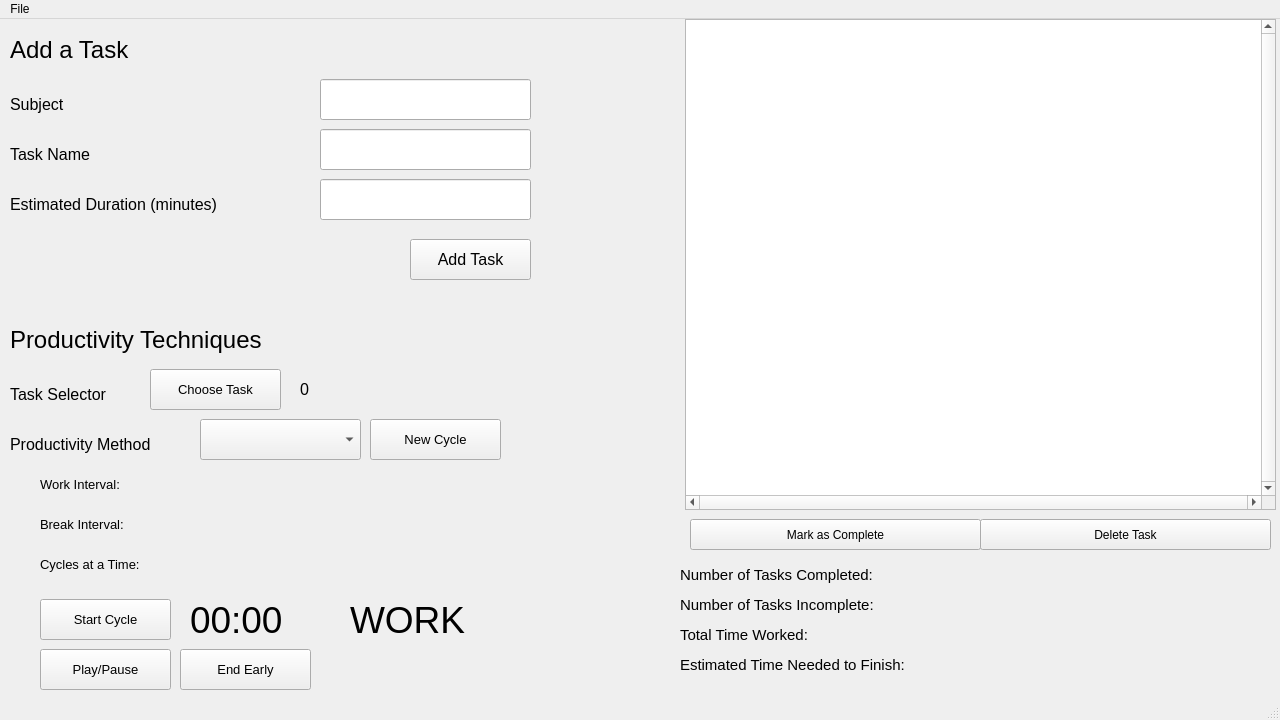
<?xml version="1.0" encoding="UTF-8"?>
<ui version="4.0">
 <class>MainWindow</class>
 <widget class="QMainWindow" name="MainWindow">
  <property name="geometry">
   <rect>
    <x>0</x>
    <y>0</y>
    <width>1280</width>
    <height>720</height>
   </rect>
  </property>
  <property name="sizePolicy">
   <sizepolicy hsizetype="Expanding" vsizetype="Expanding">
    <horstretch>0</horstretch>
    <verstretch>0</verstretch>
   </sizepolicy>
  </property>
  <property name="windowTitle">
   <string>ToDoPlus</string>
  </property>
  <widget class="QWidget" name="centralwidget">
   <widget class="QTableWidget" name="tasksTable">
    <property name="geometry">
     <rect>
      <x>685</x>
      <y>0</y>
      <width>591</width>
      <height>491</height>
     </rect>
    </property>
    <property name="verticalScrollBarPolicy">
     <enum>Qt::ScrollBarAlwaysOn</enum>
    </property>
    <property name="horizontalScrollBarPolicy">
     <enum>Qt::ScrollBarAlwaysOn</enum>
    </property>
    <property name="sizeAdjustPolicy">
     <enum>QAbstractScrollArea::AdjustToContents</enum>
    </property>
    <property name="columnCount">
     <number>0</number>
    </property>
    <attribute name="horizontalHeaderCascadingSectionResizes">
     <bool>true</bool>
    </attribute>
    <attribute name="horizontalHeaderMinimumSectionSize">
     <number>45</number>
    </attribute>
   </widget>
   <widget class="QLabel" name="taskHeader">
    <property name="geometry">
     <rect>
      <x>10</x>
      <y>10</y>
      <width>161</width>
      <height>41</height>
     </rect>
    </property>
    <property name="font">
     <font>
      <pointsize>18</pointsize>
     </font>
    </property>
    <property name="text">
     <string>Add a Task</string>
    </property>
   </widget>
   <widget class="QLabel" name="subjectLabel">
    <property name="geometry">
     <rect>
      <x>10</x>
      <y>70</y>
      <width>111</width>
      <height>31</height>
     </rect>
    </property>
    <property name="font">
     <font>
      <pointsize>12</pointsize>
     </font>
    </property>
    <property name="text">
     <string>Subject</string>
    </property>
   </widget>
   <widget class="QLabel" name="taskLabel">
    <property name="geometry">
     <rect>
      <x>10</x>
      <y>120</y>
      <width>111</width>
      <height>31</height>
     </rect>
    </property>
    <property name="font">
     <font>
      <pointsize>12</pointsize>
     </font>
    </property>
    <property name="text">
     <string>Task Name</string>
    </property>
   </widget>
   <widget class="QLabel" name="timeLabel">
    <property name="geometry">
     <rect>
      <x>10</x>
      <y>170</y>
      <width>271</width>
      <height>31</height>
     </rect>
    </property>
    <property name="font">
     <font>
      <pointsize>12</pointsize>
     </font>
    </property>
    <property name="text">
     <string>Estimated Duration (minutes)</string>
    </property>
   </widget>
   <widget class="QLineEdit" name="subjectBox">
    <property name="geometry">
     <rect>
      <x>320</x>
      <y>60</y>
      <width>211</width>
      <height>41</height>
     </rect>
    </property>
   </widget>
   <widget class="QLineEdit" name="taskBox">
    <property name="geometry">
     <rect>
      <x>320</x>
      <y>110</y>
      <width>211</width>
      <height>41</height>
     </rect>
    </property>
   </widget>
   <widget class="QLineEdit" name="timeBox">
    <property name="geometry">
     <rect>
      <x>320</x>
      <y>160</y>
      <width>211</width>
      <height>41</height>
     </rect>
    </property>
   </widget>
   <widget class="QPushButton" name="addTaskButton">
    <property name="geometry">
     <rect>
      <x>410</x>
      <y>220</y>
      <width>121</width>
      <height>41</height>
     </rect>
    </property>
    <property name="font">
     <font>
      <pointsize>12</pointsize>
     </font>
    </property>
    <property name="text">
     <string>Add Task</string>
    </property>
   </widget>
   <widget class="QLabel" name="productivityHeader">
    <property name="geometry">
     <rect>
      <x>10</x>
      <y>300</y>
      <width>321</width>
      <height>41</height>
     </rect>
    </property>
    <property name="font">
     <font>
      <pointsize>18</pointsize>
     </font>
    </property>
    <property name="text">
     <string>Productivity Techniques</string>
    </property>
   </widget>
   <widget class="QLabel" name="chooseTaskLabel">
    <property name="geometry">
     <rect>
      <x>10</x>
      <y>360</y>
      <width>131</width>
      <height>31</height>
     </rect>
    </property>
    <property name="font">
     <font>
      <pointsize>12</pointsize>
     </font>
    </property>
    <property name="text">
     <string>Task Selector</string>
    </property>
   </widget>
   <widget class="QPushButton" name="chooseButton">
    <property name="geometry">
     <rect>
      <x>150</x>
      <y>350</y>
      <width>131</width>
      <height>41</height>
     </rect>
    </property>
    <property name="font">
     <font>
      <pointsize>10</pointsize>
     </font>
    </property>
    <property name="text">
     <string>Choose Task</string>
    </property>
   </widget>
   <widget class="QLabel" name="productivityLabel">
    <property name="geometry">
     <rect>
      <x>10</x>
      <y>410</y>
      <width>181</width>
      <height>31</height>
     </rect>
    </property>
    <property name="font">
     <font>
      <pointsize>12</pointsize>
     </font>
    </property>
    <property name="text">
     <string>Productivity Method</string>
    </property>
   </widget>
   <widget class="QComboBox" name="productivityChoose">
    <property name="geometry">
     <rect>
      <x>200</x>
      <y>400</y>
      <width>161</width>
      <height>41</height>
     </rect>
    </property>
    <property name="currentText">
     <string extracomment="Choose a Method"/>
    </property>
   </widget>
   <widget class="QLabel" name="workLabel">
    <property name="geometry">
     <rect>
      <x>40</x>
      <y>450</y>
      <width>581</width>
      <height>31</height>
     </rect>
    </property>
    <property name="font">
     <font>
      <pointsize>10</pointsize>
     </font>
    </property>
    <property name="text">
     <string>Work Interval: </string>
    </property>
   </widget>
   <widget class="QLabel" name="breakLabel">
    <property name="geometry">
     <rect>
      <x>40</x>
      <y>490</y>
      <width>561</width>
      <height>31</height>
     </rect>
    </property>
    <property name="font">
     <font>
      <pointsize>10</pointsize>
     </font>
    </property>
    <property name="text">
     <string>Break Interval: </string>
    </property>
   </widget>
   <widget class="QLabel" name="cyclesLabel">
    <property name="geometry">
     <rect>
      <x>40</x>
      <y>530</y>
      <width>581</width>
      <height>31</height>
     </rect>
    </property>
    <property name="font">
     <font>
      <pointsize>10</pointsize>
     </font>
    </property>
    <property name="text">
     <string>Cycles at a Time: </string>
    </property>
   </widget>
   <widget class="QPushButton" name="completeButton">
    <property name="geometry">
     <rect>
      <x>690</x>
      <y>500</y>
      <width>291</width>
      <height>31</height>
     </rect>
    </property>
    <property name="text">
     <string>Mark as Complete</string>
    </property>
   </widget>
   <widget class="QPushButton" name="deleteButton">
    <property name="geometry">
     <rect>
      <x>980</x>
      <y>500</y>
      <width>291</width>
      <height>31</height>
     </rect>
    </property>
    <property name="text">
     <string>Delete Task</string>
    </property>
   </widget>
   <widget class="QLabel" name="taskChosenLabel">
    <property name="geometry">
     <rect>
      <x>300</x>
      <y>350</y>
      <width>291</width>
      <height>41</height>
     </rect>
    </property>
    <property name="font">
     <font>
      <pointsize>12</pointsize>
     </font>
    </property>
    <property name="text">
     <string>0</string>
    </property>
   </widget>
   <widget class="QLabel" name="completeLabel">
    <property name="geometry">
     <rect>
      <x>680</x>
      <y>540</y>
      <width>581</width>
      <height>31</height>
     </rect>
    </property>
    <property name="font">
     <font>
      <pointsize>11</pointsize>
     </font>
    </property>
    <property name="text">
     <string>Number of Tasks Completed:</string>
    </property>
   </widget>
   <widget class="QLabel" name="incompleteLabel">
    <property name="geometry">
     <rect>
      <x>680</x>
      <y>570</y>
      <width>571</width>
      <height>31</height>
     </rect>
    </property>
    <property name="font">
     <font>
      <pointsize>11</pointsize>
     </font>
    </property>
    <property name="text">
     <string>Number of Tasks Incomplete:</string>
    </property>
   </widget>
   <widget class="QLabel" name="timeWorkedLabel">
    <property name="geometry">
     <rect>
      <x>680</x>
      <y>600</y>
      <width>571</width>
      <height>31</height>
     </rect>
    </property>
    <property name="font">
     <font>
      <pointsize>11</pointsize>
     </font>
    </property>
    <property name="text">
     <string>Total Time Worked:</string>
    </property>
   </widget>
   <widget class="QLabel" name="timeNeededLabel">
    <property name="geometry">
     <rect>
      <x>680</x>
      <y>630</y>
      <width>581</width>
      <height>31</height>
     </rect>
    </property>
    <property name="font">
     <font>
      <pointsize>11</pointsize>
     </font>
    </property>
    <property name="text">
     <string>Estimated Time Needed to Finish:</string>
    </property>
   </widget>
   <widget class="QPushButton" name="timerButton">
    <property name="geometry">
     <rect>
      <x>40</x>
      <y>580</y>
      <width>131</width>
      <height>41</height>
     </rect>
    </property>
    <property name="font">
     <font>
      <pointsize>10</pointsize>
     </font>
    </property>
    <property name="text">
     <string>Start Cycle</string>
    </property>
   </widget>
   <widget class="QLabel" name="statusLabel">
    <property name="geometry">
     <rect>
      <x>350</x>
      <y>580</y>
      <width>281</width>
      <height>41</height>
     </rect>
    </property>
    <property name="font">
     <font>
      <pointsize>28</pointsize>
     </font>
    </property>
    <property name="text">
     <string>WORK</string>
    </property>
   </widget>
   <widget class="QLabel" name="timerLabel">
    <property name="geometry">
     <rect>
      <x>190</x>
      <y>580</y>
      <width>181</width>
      <height>41</height>
     </rect>
    </property>
    <property name="font">
     <font>
      <pointsize>28</pointsize>
     </font>
    </property>
    <property name="text">
     <string>00:00</string>
    </property>
   </widget>
   <widget class="QPushButton" name="playPauseButton">
    <property name="geometry">
     <rect>
      <x>40</x>
      <y>630</y>
      <width>131</width>
      <height>41</height>
     </rect>
    </property>
    <property name="font">
     <font>
      <pointsize>10</pointsize>
     </font>
    </property>
    <property name="text">
     <string>Play/Pause</string>
    </property>
   </widget>
   <widget class="QPushButton" name="resetButton">
    <property name="geometry">
     <rect>
      <x>370</x>
      <y>400</y>
      <width>131</width>
      <height>41</height>
     </rect>
    </property>
    <property name="font">
     <font>
      <pointsize>10</pointsize>
     </font>
    </property>
    <property name="text">
     <string>New Cycle</string>
    </property>
   </widget>
   <widget class="QPushButton" name="endButton">
    <property name="geometry">
     <rect>
      <x>180</x>
      <y>630</y>
      <width>131</width>
      <height>41</height>
     </rect>
    </property>
    <property name="font">
     <font>
      <pointsize>10</pointsize>
     </font>
    </property>
    <property name="text">
     <string>End Early</string>
    </property>
   </widget>
  </widget>
  <widget class="QMenuBar" name="menubar">
   <property name="geometry">
    <rect>
     <x>0</x>
     <y>0</y>
     <width>1280</width>
     <height>21</height>
    </rect>
   </property>
   <widget class="QMenu" name="menuNew_Day">
    <property name="title">
     <string>File</string>
    </property>
    <addaction name="actionNewDay"/>
   </widget>
   <addaction name="menuNew_Day"/>
  </widget>
  <widget class="QStatusBar" name="statusbar"/>
  <action name="actionNew_Day">
   <property name="text">
    <string>New Day</string>
   </property>
  </action>
  <action name="actionNewDay">
   <property name="text">
    <string>New Day (Clear)</string>
   </property>
  </action>
 </widget>
 <resources/>
 <connections/>
</ui>
